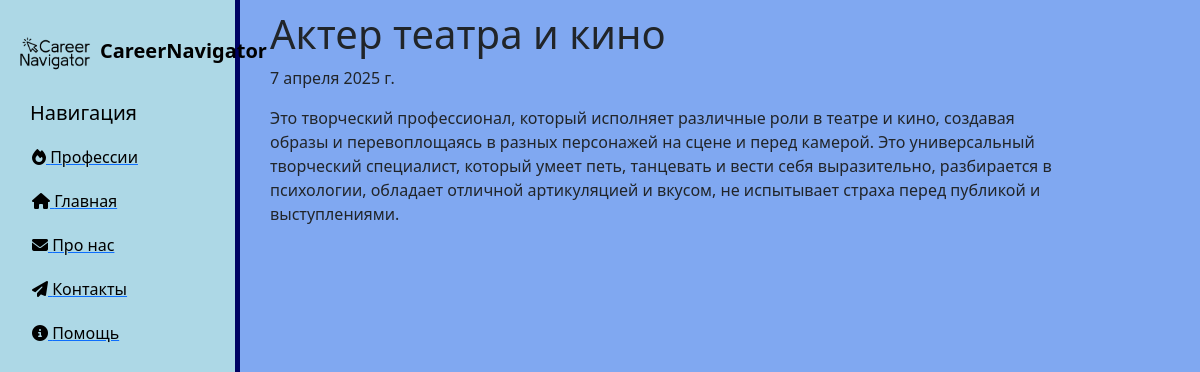
Screenshot of /professions/5 with the database file from the repository.
### newapp/models.py (models this page shows, shortened)
class Professions(models.Model):
    title = models.CharField('Профессия', max_length=50, default='Профессия')
    anons = models.CharField('Анонс', max_length=200)
    full_text = models.TextField('Описание профессии')
    date = models.DateField('Дата обновления')
    class Meta:
        verbose_name = 'Профессия'
        verbose_name_plural = 'Профессии'

### newapp/views.py (the view)
# urls.py: path('<int:pk>', views.NewappDetailView.as_view(), name='newapp-detail'),
class NewappDetailView(DetailView):
    model = Professions
    template_name = 'newapp/details_view.html'
    context_object_name = 'prof'

### newapp/templates/newapp/details_view.html (shortened to what this page needs)
{% extends 'main/layout.html' %}
{% block content %}
    <div class="features">
        <h1>{{ prof.title }}</h1>
        <p>{{ prof.date }}</p>
        <p>{{ prof.full_text }}</p>
    </div>
{% endblock %}

### main/static/main/css/main.css (style rules this page uses)
body { background: #80a8f1; }
main .features { float: left; margin-top: 10px; text-align: left; width: 75%; }
main .features h1 { font-size: 40px; margin-left: 30px }
main .features p { max-width: 800px; margin-left: 30px }

### rows the page displays
Professions: title "Актер театра и кино", date "7 апреля 2025 г.", full_text "Это творческий профессионал, который исполняет различные роли в театре и кино, создавая образы и перевоплощаясь в разных персонажей на сцене и перед камерой. Это универсальный творческий специалист, который умеет петь, танцевать и вести себя выразительно, разбирается в психологии, обладает отличной артикуляцией и вкусом, не испытывает страха перед публикой и выступлениями."
